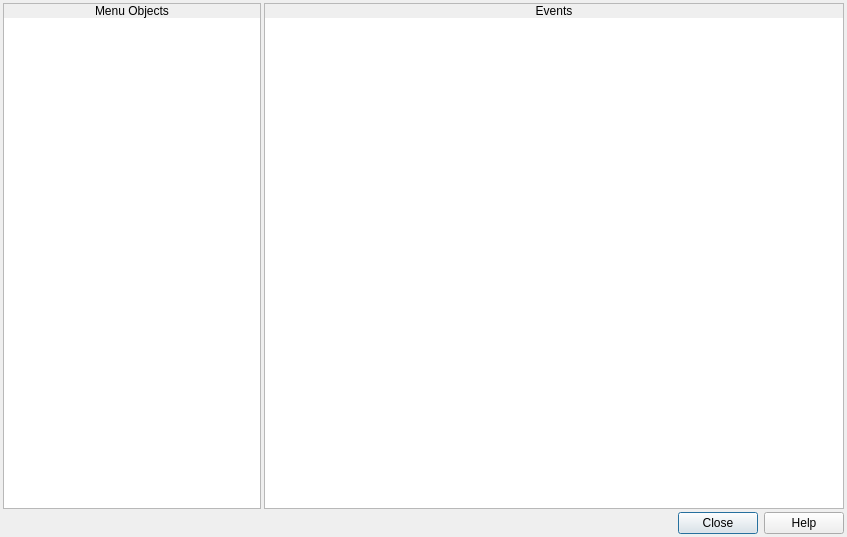
<?xml version="1.0" encoding="UTF-8"?>
<ui version="4.0">
 <class>MenuEventEditor</class>
 <widget class="QDialog" name="MenuEventEditor">
  <property name="geometry">
   <rect>
    <x>0</x>
    <y>0</y>
    <width>847</width>
    <height>537</height>
   </rect>
  </property>
  <property name="windowTitle">
   <string>Menu Event Editor</string>
  </property>
  <property name="windowIcon">
   <iconset resource="gui_icons.qrc">
    <normaloff>:/icons/openrpgmaker.png</normaloff>:/icons/openrpgmaker.png</iconset>
  </property>
  <property name="styleSheet">
   <string notr="true">.QFrame
{
	border-width: 1px;
	border-style: solid;
	border-color: palette(window-text);
}

.QFrame&gt;QLabel
{
	border-width: 0px;
	background-color: palette(window-text);
	color: palette(window);
	font-weight: bold;
}

.QFrame&gt;QCheckBox
{
	background-color: palette(window-text);
	border-width: 0px;
	border-style: none;
	color: palette(window);
	spacing: 3px;
	font-weight: bold;
	padding: 0px 0px 0px 3px;
}

.QFrame&gt;QCheckBox::indicator
{
	min-width: 8px;
	max-width: 8px;
	min-height: 8px;
	max-height: 8px;
	width: 8px;
	height: 8px;
	border-width: 2px;
	border-radius: 0px;
	border-style: ridge;
	border-color: palette(mid);
}

.QFrame&gt;QCheckBox::indicator:unchecked
{
	background-color: palette(base);
}

.QFrame&gt;QCheckBox::indicator:checked
{
	background-color: palette(window-text);
}

.QFrame&gt;QCheckBox::indicator:hover
{
	border-color: palette(highlight);
}</string>
  </property>
  <layout class="QVBoxLayout" name="verticalLayout_5">
   <property name="spacing">
    <number>3</number>
   </property>
   <property name="margin">
    <number>3</number>
   </property>
   <item>
    <widget class="QWidget" name="widget_3" native="true">
     <layout class="QHBoxLayout" name="horizontalLayout">
      <property name="spacing">
       <number>3</number>
      </property>
      <property name="margin">
       <number>0</number>
      </property>
      <item>
       <widget class="QFrame" name="frame">
        <property name="sizePolicy">
         <sizepolicy hsizetype="Fixed" vsizetype="Preferred">
          <horstretch>0</horstretch>
          <verstretch>0</verstretch>
         </sizepolicy>
        </property>
        <property name="frameShape">
         <enum>QFrame::StyledPanel</enum>
        </property>
        <property name="frameShadow">
         <enum>QFrame::Raised</enum>
        </property>
        <layout class="QVBoxLayout" name="verticalLayout">
         <property name="spacing">
          <number>0</number>
         </property>
         <property name="margin">
          <number>0</number>
         </property>
         <item>
          <widget class="QLabel" name="label">
           <property name="sizePolicy">
            <sizepolicy hsizetype="Preferred" vsizetype="Fixed">
             <horstretch>0</horstretch>
             <verstretch>0</verstretch>
            </sizepolicy>
           </property>
           <property name="text">
            <string>Menu Objects</string>
           </property>
           <property name="alignment">
            <set>Qt::AlignCenter</set>
           </property>
          </widget>
         </item>
         <item>
          <widget class="QWidget" name="widget" native="true">
           <layout class="QVBoxLayout" name="verticalLayout_2">
            <property name="spacing">
             <number>0</number>
            </property>
            <property name="margin">
             <number>0</number>
            </property>
            <item>
             <widget class="QTreeWidget" name="twObjects">
              <property name="frameShape">
               <enum>QFrame::NoFrame</enum>
              </property>
              <property name="editTriggers">
               <set>QAbstractItemView::NoEditTriggers</set>
              </property>
              <property name="textElideMode">
               <enum>Qt::ElideNone</enum>
              </property>
              <property name="verticalScrollMode">
               <enum>QAbstractItemView::ScrollPerPixel</enum>
              </property>
              <attribute name="headerVisible">
               <bool>false</bool>
              </attribute>
              <column>
               <property name="text">
                <string notr="true">1</string>
               </property>
              </column>
             </widget>
            </item>
           </layout>
          </widget>
         </item>
        </layout>
       </widget>
      </item>
      <item>
       <widget class="QFrame" name="frame_2">
        <property name="frameShape">
         <enum>QFrame::StyledPanel</enum>
        </property>
        <property name="frameShadow">
         <enum>QFrame::Raised</enum>
        </property>
        <layout class="QVBoxLayout" name="verticalLayout_3">
         <property name="spacing">
          <number>0</number>
         </property>
         <property name="margin">
          <number>0</number>
         </property>
         <item>
          <widget class="QLabel" name="label_2">
           <property name="sizePolicy">
            <sizepolicy hsizetype="Preferred" vsizetype="Fixed">
             <horstretch>0</horstretch>
             <verstretch>0</verstretch>
            </sizepolicy>
           </property>
           <property name="text">
            <string>Events</string>
           </property>
           <property name="alignment">
            <set>Qt::AlignCenter</set>
           </property>
          </widget>
         </item>
         <item>
          <widget class="QWidget" name="widget_2" native="true">
           <layout class="QVBoxLayout" name="verticalLayout_4">
            <property name="spacing">
             <number>0</number>
            </property>
            <property name="margin">
             <number>0</number>
            </property>
            <item>
             <widget class="EventView" name="lwEvents">
              <property name="font">
               <font>
                <family>Monospace</family>
               </font>
              </property>
              <property name="frameShape">
               <enum>QFrame::NoFrame</enum>
              </property>
              <property name="editTriggers">
               <set>QAbstractItemView::NoEditTriggers</set>
              </property>
              <property name="selectionMode">
               <enum>QAbstractItemView::MultiSelection</enum>
              </property>
              <property name="verticalScrollMode">
               <enum>QAbstractItemView::ScrollPerPixel</enum>
              </property>
              <property name="horizontalScrollMode">
               <enum>QAbstractItemView::ScrollPerPixel</enum>
              </property>
             </widget>
            </item>
           </layout>
          </widget>
         </item>
        </layout>
       </widget>
      </item>
     </layout>
    </widget>
   </item>
   <item>
    <widget class="QDialogButtonBox" name="buttonBox">
     <property name="orientation">
      <enum>Qt::Horizontal</enum>
     </property>
     <property name="standardButtons">
      <set>QDialogButtonBox::Close|QDialogButtonBox::Help</set>
     </property>
    </widget>
   </item>
  </layout>
 </widget>
 <customwidgets>
  <customwidget>
   <class>EventView</class>
   <extends>QListWidget</extends>
   <header>eventview.h</header>
  </customwidget>
 </customwidgets>
 <resources>
  <include location="gui_icons.qrc"/>
 </resources>
 <connections>
  <connection>
   <sender>buttonBox</sender>
   <signal>accepted()</signal>
   <receiver>MenuEventEditor</receiver>
   <slot>accept()</slot>
   <hints>
    <hint type="sourcelabel">
     <x>248</x>
     <y>254</y>
    </hint>
    <hint type="destinationlabel">
     <x>157</x>
     <y>274</y>
    </hint>
   </hints>
  </connection>
  <connection>
   <sender>buttonBox</sender>
   <signal>rejected()</signal>
   <receiver>MenuEventEditor</receiver>
   <slot>reject()</slot>
   <hints>
    <hint type="sourcelabel">
     <x>316</x>
     <y>260</y>
    </hint>
    <hint type="destinationlabel">
     <x>286</x>
     <y>274</y>
    </hint>
   </hints>
  </connection>
 </connections>
</ui>
